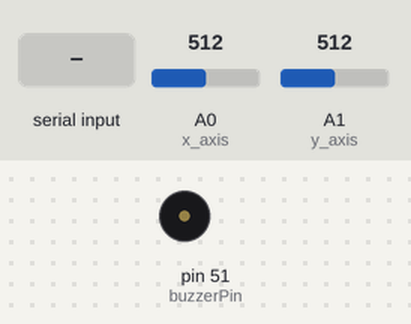
Bench run of a sketch on a simulated Arduino Mega 2560, built with avr-gcc and run on an emulated ATmega2560. On the bench: buzzer (waves = sounding, pin HIGH). The test bench sets the inputs (shaded band); at power-on: A0 (x_axis) = 512, A1 (y_axis) = 512. What the sketch prints to the serial monitor is not drawn.

Above: at 1.2 s.
1.3 s: "E" received over Serial
At 1.7 s:
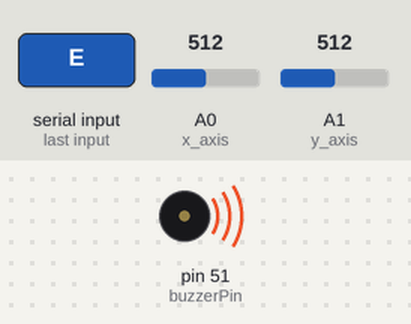
3.3 s: A0 (x_axis) set to 416
4.8 s: A0 (x_axis) set to 383
Timing chart, 0 to 7.8 s (numbered marks = the images above; inputs shaded):
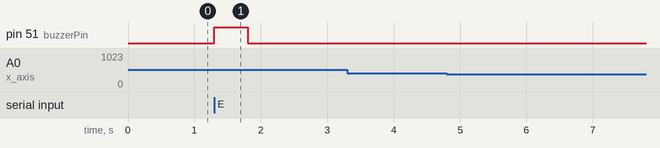

Measured:
- after the input at 1.3 s, pin 51 (buzzerPin): LOW → HIGH at once, → LOW 0.50 s later
- after the input at 3.3 s, every drawn part: stays the same
- after the input at 4.8 s, every drawn part: stays the same

The sketch:

Serial-RW.ino
```cpp
/*
  Serial-WR

  Output hello to Serial
  Read input from Serial. If there is a 'E' detected, flip the LED

  yluo

*/

float high_thresh = 6;
float low_thresh = -6;
// LED status
//int led_status = HIGH;
int incomingByte = 0;

int x_val;
int y_val;

#define buzzerPin 51
#define x_axis A0
#define y_axis A1

// the setup routine runs once when you press reset:
void setup() {
  // initialize serial communication at 9600 bits per second:
  Serial.begin(9600);
  // initialize digital pin LED_BUILTIN as an output.
  //pinMode(LED_BUILTIN, OUTPUT);
  //digitalWrite(LED_BUILTIN, HIGH);   // turn the LED on (HIGH is the voltage level)
  //led_status = HIGH;

  pinMode(buzzerPin, OUTPUT);
}

// the loop routine runs over and over again forever:
void loop() {

  x_val = analogRead(x_axis);
  y_val = analogRead(y_axis);

  if(x_val < 400 && y_val > 500 && y_val < 550) {

    Serial.print("L");
    delay(300);
  }

  if(x_val > 700 && y_val > 500 && y_val < 550) {

    Serial.print("R");
    delay(300);
  }

  if(y_val < 400 && x_val > 475 && x_val < 525) {

    Serial.print("U");
    delay(300);
  }

  if(y_val > 700 && x_val > 475 && x_val < 525) {

    Serial.print("D");
    delay(300);
  }


  // read from the Serial port:
  if (Serial.available() > 0) {
    // read the incoming byte:
    incomingByte = Serial.read();
    //Serial.print(incomingByte);

    if(incomingByte == 'E') {
      // flip LED
      //led_status = (led_status == HIGH)? LOW : HIGH;
      digitalWrite(buzzerPin, HIGH);
      delay(500);
      digitalWrite(buzzerPin, LOW);
    }
  }

}
```
